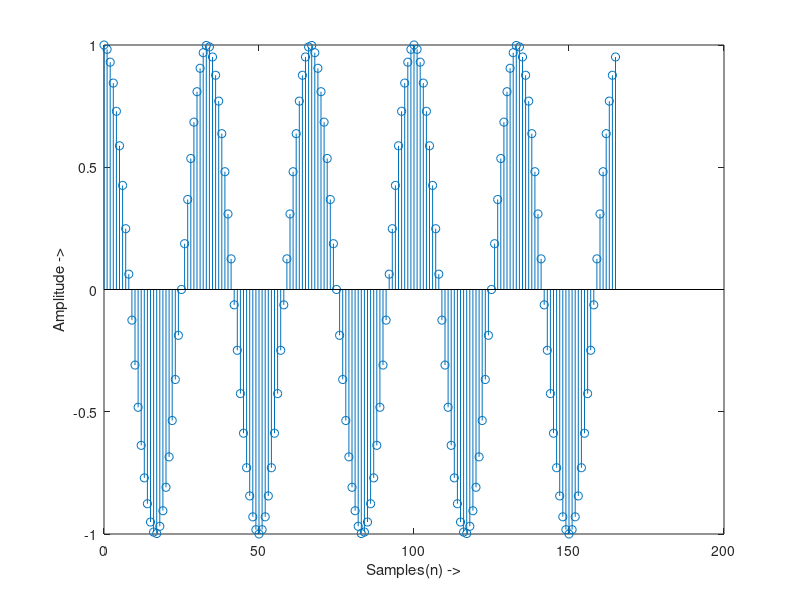

Write the MATLAB code that produced this figure. (Note: this script raises an error after producing the figure.)
% 19ucc023
% Mohit Akhouri
% Experiment 2 - Observation 1

clc;
clear all;
close all;

% generating Ideal Signal for Fs = 100000 Hz

A = 1; % defining Amplitude
n_cycles = 5; % defining number of cycles
fs_ideal = 100000; % defining ideal frequency
f = 3000; % defining message signal frequency

n_ideal = 0:1:floor(n_cycles*(fs_ideal/f))-1; % defining range of n
x_ideal = A*cos(2*pi*f*n_ideal*(1/fs_ideal)); % generating Ideal signal

figure; % plotting Ideal signal
stem(n_ideal,x_ideal);
ylabel('Amplitude ->');
xlabel('Samples(n) ->');
title('19ucc023 - Mohit Akhouri','Generation of Ideal Signal for F_{s} = 100000 Hz');
grid on;

% generating Sampled signal for Fs = 8000 Hz
fs_sampled = 8000;
n_sampled = 0:1:floor(n_cycles*(fs_sampled/f))-1;
x_sampled = A*cos(2*pi*f*n_sampled*(1/fs_sampled));

figure;
stem(n_sampled,x_sampled,'Linewidth',1.5);
ylabel('Amplitude ->');
xlabel('Samples(n) ->');
title('19ucc023 - Mohit Akhouri','Sampled Signal for F_{s} = 8000 Hz');
grid on;

y_quant_8 = myquantizer(x_sampled,8); % calculating quantized signal for L=8
y_quant_16 = myquantizer(x_sampled,16); % calculating quantized signal for L=16
y_quant_32 = myquantizer(x_sampled,32); % calculating quantized signal for L=32
y_quant_64 = myquantizer(x_sampled,64); % calculating quantized signal for L=64

% plotting Sampled signal and Quantized signal in 2 different plots
% for L = 8 and L = 16
figure;
subplot(2,2,1);
stem(n_sampled,x_sampled,'Linewidth',1.5);
xlabel('samples(n) ->');
ylabel('Amplitude ->');
title('Sampled signal for F_{s} = 8000 Hz');
grid on;
subplot(2,2,2);
stem(n_sampled,y_quant_8,'Linewidth',1.5);
xlabel('samples(n) ->');
ylabel('Amplitude ->');
title('Quantized signal for L = 8');
grid on;

subplot(2,2,3);
stem(n_sampled,x_sampled,'Linewidth',1.5);
xlabel('samples(n) ->');
ylabel('Amplitude ->');
title('Sampled signal for F_{s} = 8000 Hz');
grid on;
subplot(2,2,4);
stem(n_sampled,y_quant_16,'Linewidth',1.5);
xlabel('samples(n) ->');
ylabel('Amplitude ->');
title('Quantized signal for L = 16');
grid on;
sgtitle('19ucc023 - Mohit Akhouri');

% plotting Sampled signal and Quantized signal in 2 different plots
% for L = 32 and L = 64
figure;
subplot(2,2,1);
stem(n_sampled,x_sampled,'Linewidth',1.5);
xlabel('samples(n) ->');
ylabel('Amplitude ->');
title('Sampled signal for F_{s} = 8000 Hz');
grid on;
subplot(2,2,2);
stem(n_sampled,y_quant_32,'Linewidth',1.5);
xlabel('samples(n) ->');
ylabel('Amplitude ->');
title('Quantized signal for L = 32');
grid on;

subplot(2,2,3);
stem(n_sampled,x_sampled,'Linewidth',1.5);
xlabel('samples(n) ->');
ylabel('Amplitude ->');
title('Sampled signal for F_{s} = 8000 Hz');
grid on;
subplot(2,2,4);
stem(n_sampled,y_quant_64,'Linewidth',1.5);
xlabel('samples(n) ->');
ylabel('Amplitude ->');
title('Quantized signal for L = 64');
grid on;
sgtitle('19ucc023 - Mohit Akhouri');

% plotting sampled signal and Quantized signal together in one plot
% for L = 8,16,32 and 64
figure;
stem(n_sampled,x_sampled,'Linewidth',1.2);
hold on;
stem(n_sampled,y_quant_8,'Linewidth',1.2);
xlabel('Samples(n) ->');
ylabel('Amplitude ->');
title('19ucc023 - Mohit Akhouri','Sampled Signal and Quantized signal for L = 8');
grid on;
legend('Sampled Signal','Quantized Signal');
hold off;

figure;
stem(n_sampled,x_sampled,'Linewidth',1.2);
hold on;
stem(n_sampled,y_quant_16,'Linewidth',1.2);
xlabel('Samples(n) ->');
ylabel('Amplitude ->');
title('19ucc023 - Mohit Akhouri','Sampled Signal and Quantized signal for L = 16');
grid on;
legend('Sampled Signal','Quantized Signal');
hold off;

figure;
stem(n_sampled,x_sampled,'Linewidth',1.2);
hold on;
stem(n_sampled,y_quant_32,'Linewidth',1.2);
xlabel('Samples(n) ->');
ylabel('Amplitude ->');
title('19ucc023 - Mohit Akhouri','Sampled Signal and Quantized signal for L = 32');
grid on;
legend('Sampled Signal','Quantized Signal');
hold off;

figure;
stem(n_sampled,x_sampled,'Linewidth',1.2);
hold on;
stem(n_sampled,y_quant_64,'Linewidth',1.2);
xlabel('Samples(n) ->');
ylabel('Amplitude ->');
title('19ucc023 - Mohit Akhouri','Sampled Signal and Quantized signal for L = 64');
grid on;
legend('Sampled Signal','Quantized Signal');
hold off;